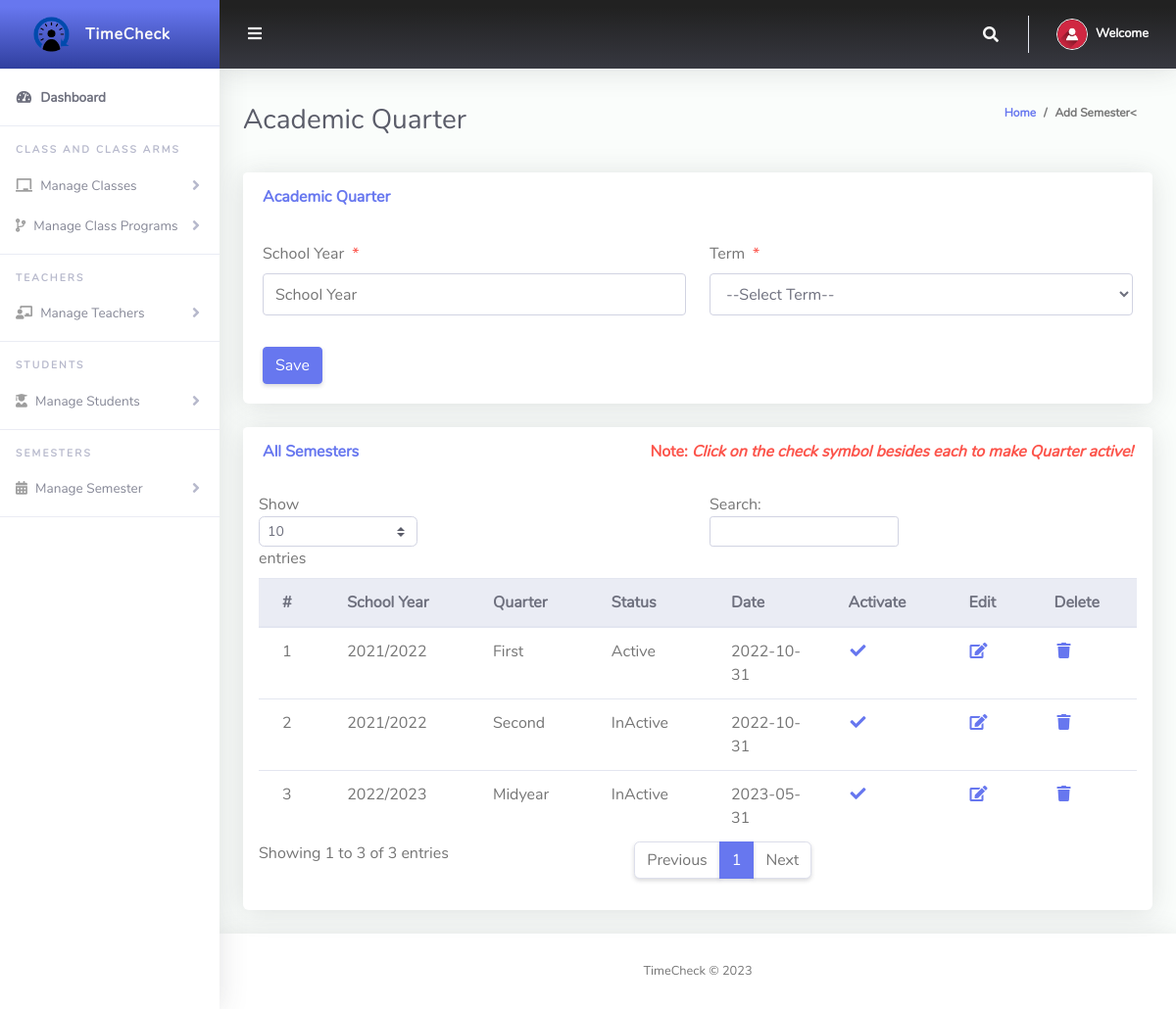
/Admin/createSessionTerm.php (signed in), run on the app's committed database.
### tables this page shows
CREATE TABLE `tblsessionterm` (
  `Id` int(10) NOT NULL,
  `sessionName` varchar(50) NOT NULL,
  `termId` varchar(50) NOT NULL,
  `isActive` varchar(10) NOT NULL,
  `dateCreated` varchar(50) NOT NULL
);

CREATE TABLE `tblterm` (
  `Id` int(10) NOT NULL,
  `termName` varchar(20) NOT NULL
);

### Admin/createSessionTerm.php (the view, shortened to what this page needs)
<?php
include '../Includes/dbcon.php';
?>
<!DOCTYPE html>
<html lang="en">
<head>
  <link href="../vendor/fontawesome-free/css/all.min.css" rel="stylesheet" type="text/css">
  <link href="../vendor/bootstrap/css/bootstrap.min.css" rel="stylesheet" type="text/css">
  <link href="css/ruang-admin.min.css" rel="stylesheet">
</head>
<body id="page-top">
  <div id="wrapper">
      <?php include "Includes/sidebar.php";?>
    <div id="content-wrapper" class="d-flex flex-column">
      <div id="content">
       <?php include "Includes/topbar.php";?>
        <div class="container-fluid" id="container-wrapper">
          <div class="d-sm-flex align-items-center justify-content-between mb-4">
            <h1 class="h3 mb-0 text-gray-800">Academic Quarter</h1>
            <ol class="breadcrumb">
              <li class="breadcrumb-item"><a href="./">Home</a></li>
              <li class="breadcrumb-item active" aria-current="page">Add Semester<</li>
            </ol>
          </div>
          <div class="row">
            <div class="col-lg-12">
              <div class="card mb-4">
                <div class="card-header py-3 d-flex flex-row align-items-center justify-content-between">
                  <h6 class="m-0 font-weight-bold text-primary">Academic Quarter</h6>
                </div>
                <div class="card-body">
                  <form method="post">
                    <div class="form-group row mb-3">
                        <div class="col-xl-6">
                            <label class="form-control-label">School Year<span class="text-danger ml-2">*</span></label>
                      <input type="text" class="form-control" name="sessionName" value="<?php echo $row['sessionName'];?>" id="exampleInputFirstName" placeholder="School Year">
                        </div>
                        <div class="col-xl-6">
                            <label class="form-control-label">Term<span class="text-danger ml-2">*</span></label>
                              <?php
                        $qry= "SELECT * FROM tblterm ORDER BY termName ASC";
                        $result = $conn->query($qry);
                        $num = $result->num_rows;
                        if ($num > 0){
                          echo ' <select required name="termId" class="form-control mb-3">';
                          echo'<option value="">--Select Term--</option>';
                                  echo '</select>';
                              }
                            ?>
                        </div>
                    </div>
                      <?php
                    if (isset($Id))
                    {
                    ?>
                    <button type="submit" name="update" class="btn btn-warning">Update</button>
                    &nbsp;&nbsp;&nbsp;&nbsp;&nbsp;&nbsp;&nbsp;&nbsp;&nbsp;&nbsp;
                    <?php
                    } else {
                    ?>
                    <button type="submit" name="save" class="btn btn-primary">Save</button>
                    <?php
                    }
                    ?>
                  </form>
                </div>
              </div>
                 <div class="row">
              <div class="col-lg-12">
              <div class="card mb-4">
                <div class="card-header py-3 d-flex flex-row align-items-center justify-content-between">
                  <h6 class="m-0 font-weight-bold text-primary">All Semesters</h6>
                  <h6 class="m-0 font-weight-bold text-danger">Note: <i>Click on the check symbol besides each to make Quarter active!</i></h6>
                </div>
                <div class="table-responsive p-3">
                  <table class="table align-items-center table-flush table-hover" id="dataTableHover">
                    <thead class="thead-light">
                      <tr>
                        <th>#</th>
                        <th>School Year</th>
                        <th>Quarter</th>
                        <th>Status</th>
                        <th>Date</th>
                        <th>Activate</th>
                        <th>Edit</th>
                        <th>Delete</th>
                      </tr>
                    </thead>
                    <tbody>
                  <?php
                      $query = "SELECT tblsessionterm.Id,tblsessionterm.sessionName,tblsessionterm.isActive,tblsessionterm.dateCreated,
                      tblterm.termName
                      FROM tblsessionterm
                      INNER JOIN tblterm ON tblterm.Id = tblsessionterm.termId";
                      $rs = $conn->query($query);
                      $num = $rs->num_rows;
                      $sn=0;
                      if($num > 0)
                      {
                        while ($rows = $rs->fetch_assoc())
                          {
                            if($rows['isActive'] == '1'){$status = "Active";}else{$status = "InActive";}
                             $sn = $sn + 1;
                            echo"
                              <tr>
                                <td>".$sn."</td>
                                <td>".$rows['sessionName']."</td>
                                <td>".$rows['termName']."</td>
                                <td>".$status."</td>
                                <td>".$rows['dateCreated']."</td>
                                 <td><a href='?action=activate&Id=".$rows['Id']."'><i class='fas fa-fw fa-check'></i></a></td>
                                <td><a href='?action=edit&Id=".$rows['Id']."'><i class='fas fa-fw fa-edit'></i></a></td>
                                <td>
                                <a href='?action=delete&Id=".$rows['Id']."' onclick='return confirmDelete()'>
                                  <i class='fas fa-fw fa-trash'></i>
                                </a>
                              </td>
                              </tr>";
                          }
                      }
                      ?>
                    </tbody>
                  </table>
                </div>
              </div>
            </div>
            </div>
          </div>
        </div>
      </div>
       <?php include "Includes/footer.php";?>
    </div>
  </div>
</body>
</html>

### data on the page
tblsessionterm: sessionName "2021/2022", termId.termName "First", isActive "Active", dateCreated "2022-10-31"
tblsessionterm: sessionName "2021/2022", termId.termName "Second", isActive "InActive", dateCreated "2022-10-31"
tblsessionterm: sessionName "2022/2023", termId.termName "Midyear", isActive "InActive", dateCreated "2023-05-31"
